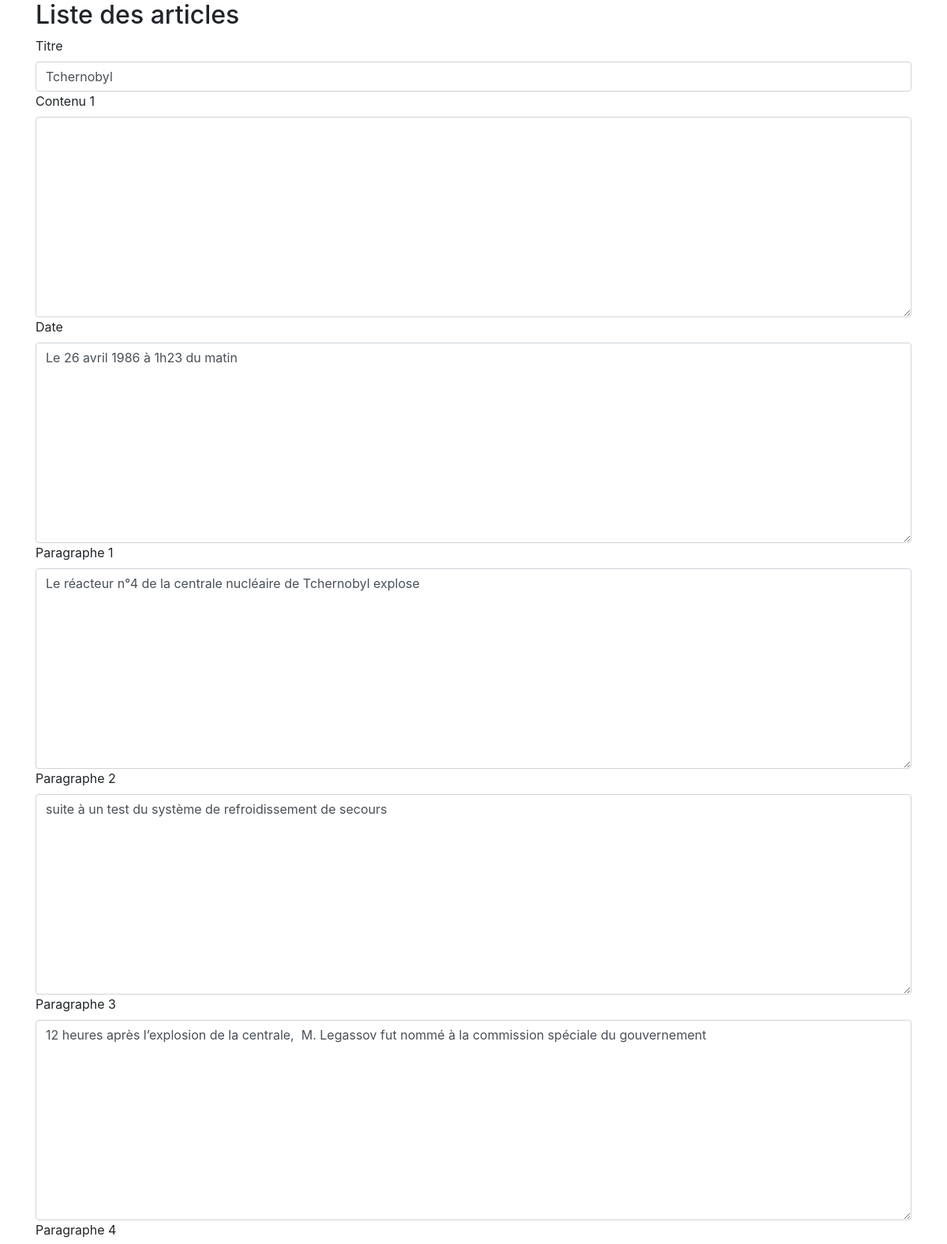
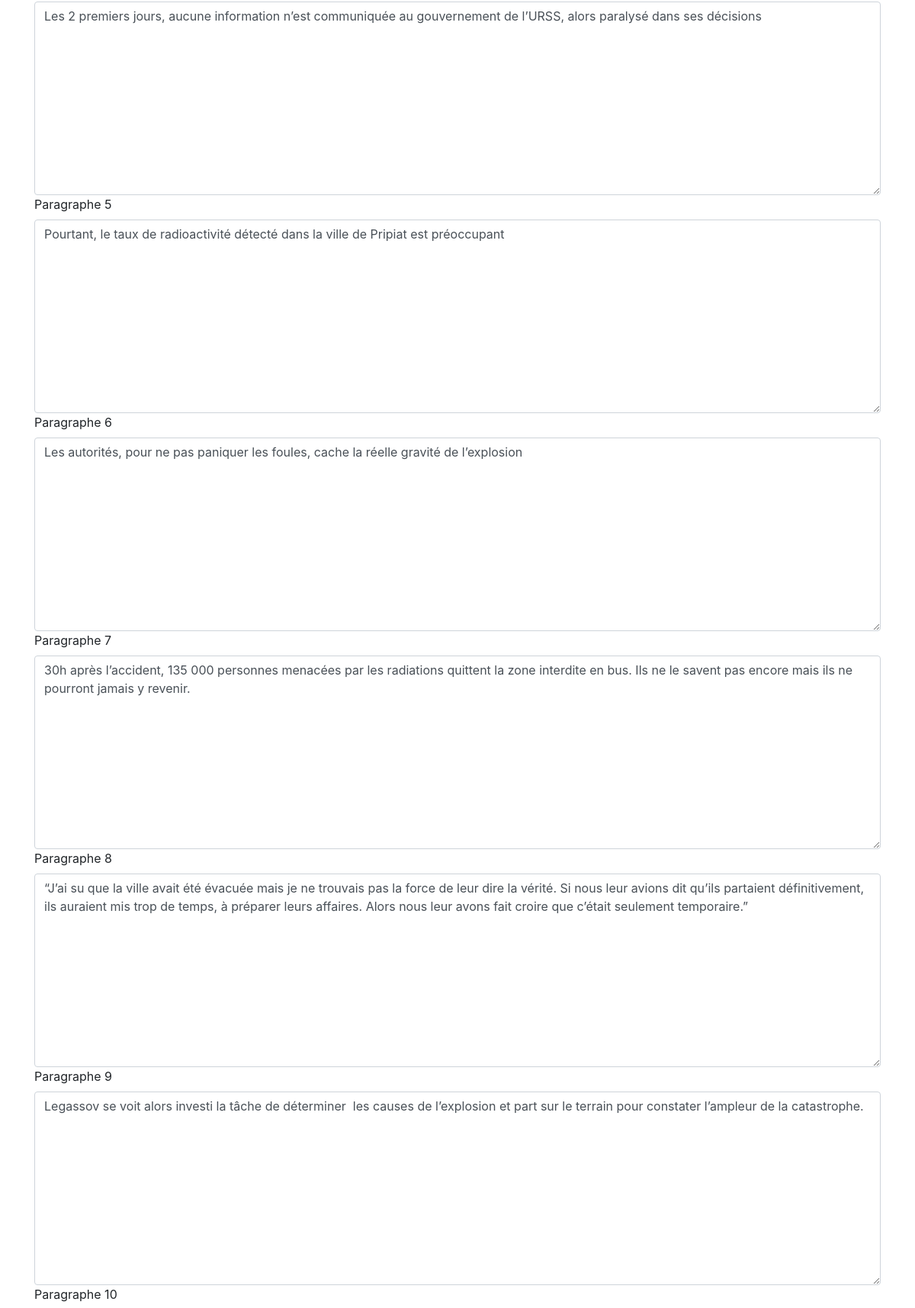
Page /admin/addPost.php?modify&id=2 (upper part) on the committed database (2 pictures, top to bottom).
### tables this page shows
CREATE TABLE `articles` (
  `id` int(11) NOT NULL,
  `title` varchar(255) NOT NULL,
  `content` longtext NOT NULL,
  `date` datetime NOT NULL DEFAULT CURRENT_TIMESTAMP,
  `date_article` mediumtext,
  `paragraph_one` varchar(255) DEFAULT NULL,
  `paragraph_two` longtext,
  `paragraph_three` longtext,
  `paragraph_four` longtext,
  `paragraph_five` longtext,
  `paragraph_six` longtext,
  `paragraph_seven` longtext,
  `paragraph_eight` longtext,
  `paragraph_nine` longtext,
  `paragraph_ten` longtext,
  `paragraph_eleven` longtext,
  `paragraph_twelve` longtext,
  `paragraph_thirteen` longtext
);

### admin/inc/bootstrap.php (called while the page is built, shortened)
<?php
require __DIR__ . '/classes/post.php';
$post = new Post();

### admin/inc/classes/post.php (called while the page is built, shortened)
<?php
    class Post {
    public function getOne(PDO $con, $id)  {
        $req =  $con->query('SELECT * FROM articles WHERE id=' . $id);
        return $req->fetch(PDO::FETCH_ASSOC);
    }
}
?>

### admin/addPost.php (the view, shortened to what this page needs)
<!DOCTYPE html>
<html lang="en">
<head>
  <link rel="stylesheet" href="https://stackpath.bootstrapcdn.com/bootstrap/4.3.1/css/bootstrap.min.css">
</head>
<body>
  <div class="container">
  <h2>Liste des articles</h2>
<?php
require __DIR__ . '/inc/bootstrap.php';
    if(isset($_GET['modify'])) {
        $currentPost = $post->getOne($pdo, $_GET['id']);
    ?>
      <article class="post">
        <div class="form-group">
        <form action="addPost.php?id=<?= $currentPost['id']; ?>" method="post">
          <label class="createLabel" for="title">Titre</label>
          <input class="form-control" type="text" name="title" value="<?= $currentPost['title']?>">
          <label class="createLabel" for="content">Contenu 1</label>
          <textarea class="form-control" name="content" id="content" cols="60" rows="10"><?= $currentPost['content']?></textarea>
          <label class="createLabel" for="date_article">Date</label>
          <textarea class="form-control" name="date_article" id="content" cols="60" rows="10"><?= $currentPost['date_article']?></textarea>
          <label class="createLabel" for="paragraph_one">Paragraphe 1</label>
          <textarea class="form-control" name="paragraph_one" id="content" cols="60" rows="10"><?= $currentPost['paragraph_one']?></textarea>
          <label class="createLabel" for="paragraph_two">Paragraphe 2</label>
          <textarea class="form-control" name="paragraph_two" id="content" cols="60" rows="10"><?= $currentPost['paragraph_two']?></textarea>
          <label class="createLabel" for="paragraph_three">Paragraphe 3</label>
          <textarea class="form-control" name="paragraph_three" id="content" cols="60" rows="10"><?= $currentPost['paragraph_three']?></textarea>
          <label class="createLabel" for="paragraph_four">Paragraphe 4</label>
          <textarea class="form-control" name="paragraph_four" id="content" cols="60" rows="10"><?= $currentPost['paragraph_four']?></textarea>
          <label class="createLabel" for="paragraph_five">Paragraphe 5</label>
          <textarea class="form-control" name="paragraph_five" id="content" cols="60" rows="10"><?= $currentPost['paragraph_five']?></textarea>
          <label class="createLabel" for="paragraph_six">Paragraphe 6</label>
          <textarea class="form-control" name="paragraph_six" id="content" cols="60" rows="10"><?= $currentPost['paragraph_six']?></textarea>
          <label class="createLabel" for="paragraph_seven">Paragraphe 7</label>
          <textarea class="form-control" name="paragraph_seven" id="content" cols="60" rows="10"><?= $currentPost['paragraph_seven']?></textarea>
          <label class="createLabel" for="paragraph_eight">Paragraphe 8</label>
          <textarea class="form-control" name="paragraph_eight" id="content" cols="60" rows="10"><?= $currentPost['paragraph_eight']?></textarea>
          <label class="createLabel" for="paragraph_nine">Paragraphe 9</label>
          <textarea class="form-control" name="paragraph_nine" id="content" cols="60" rows="10"><?= $currentPost['paragraph_nine']?></textarea>
          <label class="createLabel" for="paragraph_ten">Paragraphe 10</label>
        </form>
        </div>
      </article>
    <?php
    }
    ?>
    </div>
</body>
</html>

### rows in the picture
articles: title "Tchernobyl", date_article "Le 26 avril 1986 à 1h23 du matin", paragraph_one "Le réacteur n°4 de la centrale nucléaire de Tchernobyl explose", paragraph_two "suite à un test du système de refroidissement de secours", paragraph_three "12 heures après l’explosion de la centrale, M. Legassov fut nommé à la commission spéciale du gouvernement", paragraph_four "Les 2 premiers jours, aucune information n’est communiquée au gouvernement de l’URSS, alors paralysé dans ses décisions", paragraph_five "Pourtant, le taux de radioactivité détecté dans la ville de Pripiat est préoccupant", paragraph_six "Les autorités, pour ne pas paniquer les foules, cache la réelle gravité de l’explosion", paragraph_seven "30h après l’accident, 135 000 personnes menacées par les radiations quittent la zone interdite en bus. Ils ne le savent pas encore mais ils ne pourront jamais y revenir.", paragraph_eight "“J’ai su que la ville avait été évacuée mais je ne trouvais pas la force de leur dire la vérité. Si nous leur avions dit qu’ils partaient définitivement, ils auraient mis trop de temps, à préparer leurs affaires. Alors nous leur avons fait croire que c’était seulement temporaire.”", paragraph_nine "Legassov se voit alors investi la tâche de déterminer les causes de l’explosion et part sur le terrain pour constater l’ampleur de la catastrophe."
